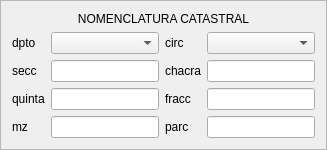
        <widget class="QFrame" name="gridFrame_5">
         <property name="sizePolicy">
          <sizepolicy hsizetype="Expanding" vsizetype="Preferred">
           <horstretch>0</horstretch>
           <verstretch>0</verstretch>
          </sizepolicy>
         </property>
         <property name="frameShape">
          <enum>QFrame::StyledPanel</enum>
         </property>
         <layout class="QGridLayout" name="gridLayout_17">
          <item row="1" column="1">
           <layout class="QGridLayout" name="gridLayout_18">
            <item row="0" column="0">
             <layout class="QFormLayout" name="formLayout_14">
              <item row="0" column="0">
               <widget class="QLabel" name="circLabel_3">
                <property name="text">
                 <string>circ</string>
                </property>
               </widget>
              </item>
              <item row="0" column="1">
               <widget class="QComboBox" name="circ"/>
              </item>
              <item row="1" column="0">
               <widget class="QLabel" name="chacraLabel_3">
                <property name="text">
                 <string>chacra</string>
                </property>
               </widget>
              </item>
              <item row="1" column="1">
               <widget class="QLineEdit" name="ch"/>
              </item>
              <item row="2" column="0">
               <widget class="QLabel" name="fraccLabel_3">
                <property name="text">
                 <string>fracc</string>
                </property>
               </widget>
              </item>
              <item row="2" column="1">
               <widget class="QLineEdit" name="fracc"/>
              </item>
              <item row="3" column="0">
               <widget class="QLabel" name="parcLabel_3">
                <property name="text">
                 <string>parc</string>
                </property>
               </widget>
              </item>
              <item row="3" column="1">
               <widget class="QLineEdit" name="parc"/>
              </item>
             </layout>
            </item>
           </layout>
          </item>
          <item row="1" column="0">
           <layout class="QGridLayout" name="gridLayout_19">
            <item row="0" column="0">
             <layout class="QFormLayout" name="formLayout_15">
              <item row="0" column="0">
               <widget class="QLabel" name="dptoLabel_2">
                <property name="text">
                 <string>dpto</string>
                </property>
               </widget>
              </item>
              <item row="0" column="1">
               <widget class="QComboBox" name="dpto"/>
              </item>
              <item row="1" column="0">
               <widget class="QLabel" name="seccLabel_2">
                <property name="text">
                 <string>secc</string>
                </property>
               </widget>
              </item>
              <item row="1" column="1">
               <widget class="QLineEdit" name="secc"/>
              </item>
              <item row="2" column="0">
               <widget class="QLabel" name="quintaLabel_3">
                <property name="text">
                 <string>quinta</string>
                </property>
               </widget>
              </item>
              <item row="2" column="1">
               <widget class="QLineEdit" name="qta"/>
              </item>
              <item row="3" column="0">
               <widget class="QLabel" name="mzLabel_3">
                <property name="text">
                 <string>mz</string>
                </property>
               </widget>
              </item>
              <item row="3" column="1">
               <widget class="QLineEdit" name="mz"/>
              </item>
             </layout>
            </item>
           </layout>
          </item>
          <item row="0" column="0" colspan="2">
           <layout class="QFormLayout" name="formLayout_16">
            <item row="0" column="0" colspan="2">
             <widget class="QLabel" name="labelNC_2">
              <property name="text">
               <string>NOMENCLATURA CATASTRAL</string>
              </property>
              <property name="alignment">
               <set>Qt::AlignCenter</set>
              </property>
             </widget>
            </item>
           </layout>
          </item>
         </layout>
        </widget>
